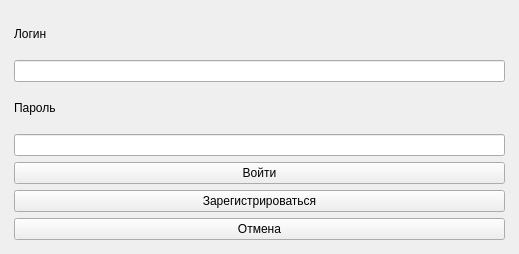
<?xml version="1.0" encoding="UTF-8"?>
<ui version="4.0">
 <class>MainWindow</class>
 <widget class="QMainWindow" name="MainWindow">
  <property name="geometry">
   <rect>
    <x>0</x>
    <y>0</y>
    <width>519</width>
    <height>254</height>
   </rect>
  </property>
  <property name="windowTitle">
   <string>Вход</string>
  </property>
  <property name="windowIcon">
   <iconset>
    <normaloff>ЛогоПроект.png</normaloff>ЛогоПроект.png</iconset>
  </property>
  <widget class="QWidget" name="centralwidget">
   <layout class="QGridLayout" name="gridLayout">
    <item row="1" column="0">
     <spacer name="horizontalSpacer">
      <property name="orientation">
       <enum>Qt::Horizontal</enum>
      </property>
      <property name="sizeType">
       <enum>QSizePolicy::Fixed</enum>
      </property>
      <property name="sizeHint" stdset="0">
       <size>
        <width>5</width>
        <height>5</height>
       </size>
      </property>
     </spacer>
    </item>
    <item row="1" column="1">
     <layout class="QVBoxLayout" name="verticalLayout">
      <item>
       <widget class="QLabel" name="label_3">
        <property name="text">
         <string>Логин</string>
        </property>
       </widget>
      </item>
      <item>
       <widget class="QLineEdit" name="lineEdit_login"/>
      </item>
      <item>
       <widget class="QLabel" name="label_2">
        <property name="text">
         <string>Пароль</string>
        </property>
       </widget>
      </item>
      <item>
       <widget class="QLineEdit" name="lineEdit_password"/>
      </item>
      <item>
       <widget class="QPushButton" name="pushButton_login">
        <property name="text">
         <string>Войти</string>
        </property>
       </widget>
      </item>
      <item>
       <widget class="QPushButton" name="pushButton_start_register">
        <property name="text">
         <string>Зарегистрироваться</string>
        </property>
       </widget>
      </item>
      <item>
       <widget class="QPushButton" name="pushButton_cancel">
        <property name="text">
         <string>Отмена</string>
        </property>
       </widget>
      </item>
     </layout>
    </item>
    <item row="1" column="2">
     <spacer name="horizontalSpacer_2">
      <property name="orientation">
       <enum>Qt::Horizontal</enum>
      </property>
      <property name="sizeType">
       <enum>QSizePolicy::Fixed</enum>
      </property>
      <property name="sizeHint" stdset="0">
       <size>
        <width>5</width>
        <height>5</height>
       </size>
      </property>
     </spacer>
    </item>
    <item row="0" column="1">
     <spacer name="verticalSpacer">
      <property name="orientation">
       <enum>Qt::Vertical</enum>
      </property>
      <property name="sizeType">
       <enum>QSizePolicy::Fixed</enum>
      </property>
      <property name="sizeHint" stdset="0">
       <size>
        <width>5</width>
        <height>5</height>
       </size>
      </property>
     </spacer>
    </item>
    <item row="2" column="1">
     <spacer name="verticalSpacer_2">
      <property name="orientation">
       <enum>Qt::Vertical</enum>
      </property>
      <property name="sizeType">
       <enum>QSizePolicy::Fixed</enum>
      </property>
      <property name="sizeHint" stdset="0">
       <size>
        <width>5</width>
        <height>5</height>
       </size>
      </property>
     </spacer>
    </item>
   </layout>
  </widget>
 </widget>
 <resources/>
 <connections/>
</ui>
